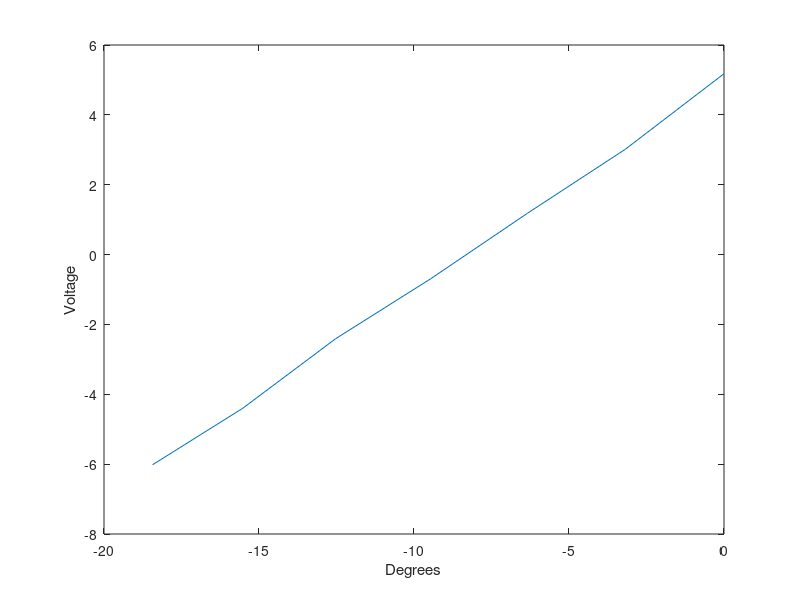
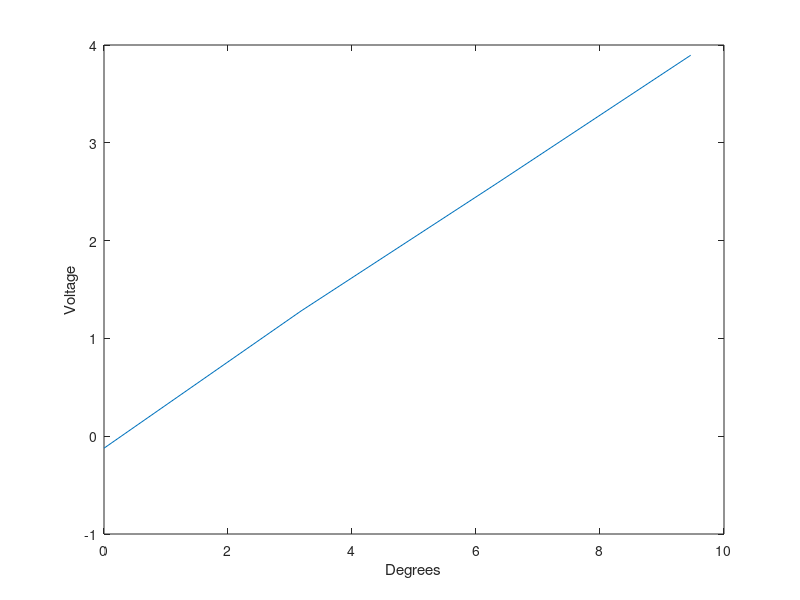

Write the MATLAB code that produced these figures, in order.
%Script to calculate line angle sensor measurements.
% Made by Andrew physically moving tether manually
% while pranay gathered data.
% Note:  at a later date, Andrew trimmed the
% joystick so that the offsets are zero.
clear all;
close all;
clc;
%v=[vert axis distance from zero in mm, voltange in volts]
v =[     0    5.1781;
  -20.0000    3.0173;
  -40.0000    1.1827;
  -60.0000   -0.6930;
  -80.0000   -2.4093;
 -100.0000   -4.4002;
 -120.0000   -6.0184]

%h=[horiz axis distance from zero in mm, voltange in volts]
h=[      0   -0.1227;
   20.0000    1.2810;
   40.0000    2.5869;
   60.0000    3.8950]

horiz_run=360; %36 cm distance from tether attach point to tether

v_trig=atand(v(:,1)./horiz_run);
h_trig=atand(h(:,1)./horiz_run);

v_slope=(v(length(v),2)-v(1,2))/(v_trig(length(v_trig))-v_trig(1))
v_0=v(1,2)
h_slope=(h(length(h),2)-h(1,2))/(h_trig(length(h_trig))-h_trig(1))
h_0=h(1,2)

plot(v_trig,v(:,2));
xlabel('Degrees');ylabel('Voltage');
figure;
plot(h_trig,h(:,2));
xlabel('Degrees');ylabel('Voltage');
